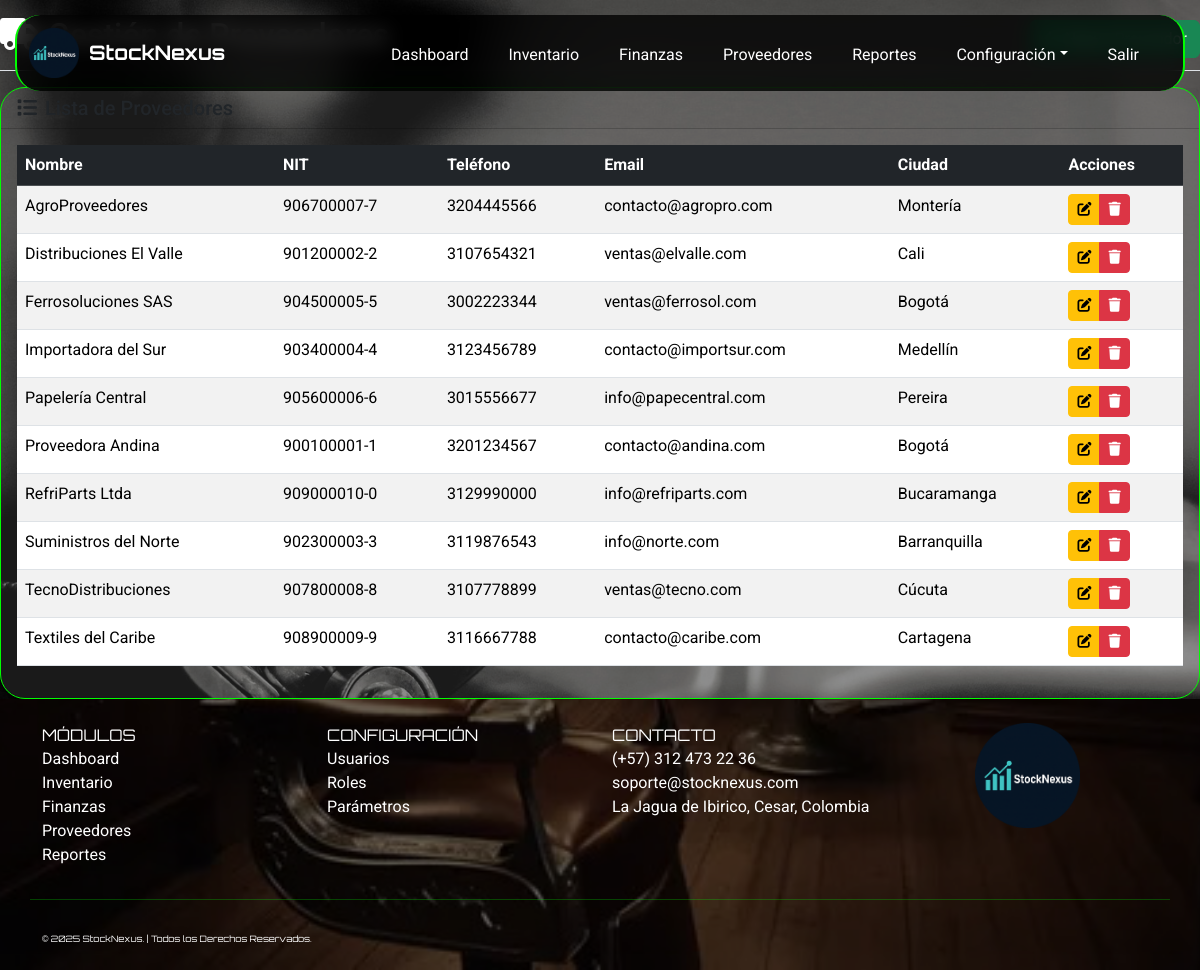
/index.php?page=proveedores (signed in), run on an earlier commit of the app's database.
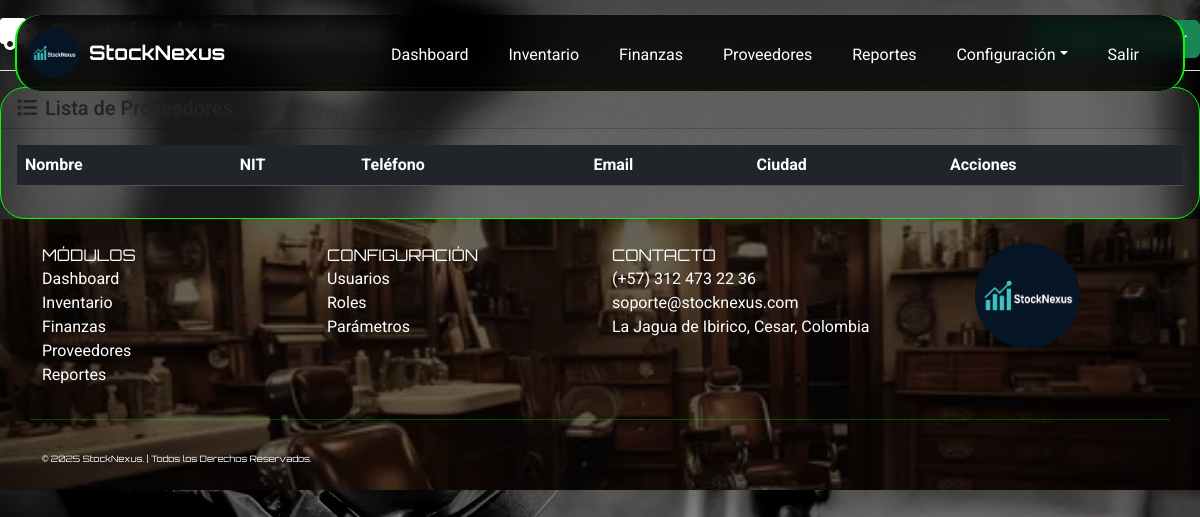
And on a later commit of the database.
### tables this page shows
CREATE TABLE `proveedores` (
  `id_proveedor` int(11) NOT NULL AUTO_INCREMENT,
  `nombre_proveedor` varchar(100) NOT NULL,
  `nit` varchar(30) DEFAULT NULL,
  `telefono` varchar(20) DEFAULT NULL,
  `correo` varchar(100) DEFAULT NULL,
  `direccion` varchar(150) DEFAULT NULL,
  `ciudad` varchar(100) DEFAULT NULL,
  `fecha_registro` datetime DEFAULT CURRENT_TIMESTAMP,
  PRIMARY KEY (`id_proveedor`),
  UNIQUE KEY `uk_proveedores_nit` (`nit`)
);

### app/controllers/ProveedorController.php (called while the page is built, shortened)
<?php
class ProveedorController {
    private $db;
    public function __construct($database) {
        $this->db = $database;
    }
    public function listar() {
        try {
            $stmt = $this->db->query("SELECT * FROM proveedores ORDER BY nombre_proveedor");
            return $stmt->fetchAll();
        } catch (PDOException $e) {
            error_log("Error en listar proveedores: " . $e->getMessage());
            return [];
        }
    }
}
?>

### app/views/Proveedores/proveedores.php (the view)
<?php
$proveedorController = new ProveedorController($db);
$proveedores = $proveedorController->listar();
?>
<div class="d-flex justify-content-between flex-wrap flex-md-nowrap align-items-center pt-3 pb-2 mb-3 border-bottom">
    <h1 class="h2"><i class="fas fa-truck me-2"></i>Gestión de Proveedores</h1>
    <div class="btn-toolbar mb-2 mb-md-0">
        <a href="index.php?page=crear_proveedor" class="btn btn-success">
            <i class="fas fa-plus me-2"></i>Nuevo Proveedor
        </a>
    </div>
</div>
<div class="card">
    <div class="card-header">
        <h5 class="card-title mb-0">
            <i class="fas fa-list me-2"></i>Lista de Proveedores
        </h5>
    </div>
    <div class="card-body">
        <div class="table-responsive">
            <table class="table table-striped table-hover">
                <thead class="table-dark">
                    <tr>
                        <th>Nombre</th>
                        <th>NIT</th>
                        <th>Teléfono</th>
                        <th>Email</th>
                        <th>Ciudad</th>
                        <th>Acciones</th>
                    </tr>
                </thead>
                <tbody>
                    <?php foreach ($proveedores as $proveedor): ?>
                    <tr>
                        <td><?= $proveedor['nombre_proveedor'] ?></td>
                        <td><?= $proveedor['nit'] ?></td>
                        <td><?= $proveedor['telefono'] ?></td>
                        <td><?= $proveedor['correo'] ?></td>
                        <td><?= $proveedor['ciudad'] ?></td>
                        <td>
                            <div class="btn-group btn-group-sm">
                                <a href="index.php?page=editar_proveedor&id=<?= $proveedor['id_proveedor'] ?>"
                                   class="btn btn-warning" title="Editar">
                                    <i class="fas fa-edit"></i>
                                </a>
                                <a href="index.php?page=eliminar_proveedor&id=<?= $proveedor['id_proveedor'] ?>"
                                   class="btn btn-danger btn-delete" title="Eliminar">
                                    <i class="fas fa-trash"></i>
                                </a>
                            </div>
                        </td>
                    </tr>
                    <?php endforeach; ?>
                </tbody>
            </table>
        </div>
    </div>
</div>

### app/views/Plantillas/header.php (shortened to what this page needs)
<!DOCTYPE html>
<html lang="es">
<head>
    <link href="https://cdn.jsdelivr.net/npm/bootstrap@5.3.3/dist/css/bootstrap.min.css" rel="stylesheet">
    <link rel="stylesheet" href="https://cdnjs.cloudflare.com/ajax/libs/font-awesome/6.0.0-beta3/css/all.min.css">
    <link rel="stylesheet" href="https://cdn.jsdelivr.net/npm/bootstrap-icons@1.11.1/font/bootstrap-icons.css">
    <link rel="stylesheet" href="public/assets/style.css">
</head>
<body>
    <nav class="navbar navbar-expand-lg bg-body-tertiary fixed-top" style="margin: 15px; border-radius: 25px; border-inline: 2px solid #00ff00;">
        <div class="container-fluid">
            <a class="navbar-brand">
                <img src="public/img/StockNexus.png" alt="Logo StockNexus" class="img-fluid" style="height: 50px; width: 50px;">
                <strong class="text-white">StockNexus</strong>
            </a>
            <div class="collapse navbar-collapse" id="navbarNavDropdown">
                <ul class="navbar-nav ms-auto">
                    <li class="nav-item me-4"><a class="nav-link text-white" href="index.php?page=dashboard">Dashboard</a></li>
                    <li class="nav-item me-4"><a class="nav-link text-white" href="index.php?page=inventario">Inventario</a></li>
                    <li class="nav-item me-4"><a class="nav-link text-white" href="index.php?page=finanzas">Finanzas</a></li>
                    <li class="nav-item me-4"><a class="nav-link text-white" href="index.php?page=proveedores">Proveedores</a></li>
                    <li class="nav-item me-4"><a class="nav-link text-white" href="index.php?page=reportes">Reportes</a></li>
                    <li class="nav-item dropdown me-4">
                        <a class="nav-link dropdown-toggle text-white" role="button" data-bs-toggle="dropdown" aria-expanded="false">Configuración</a>
                    </li>
                    <li class="nav-item me-4"><a class="nav-link text-white" href="index.php?page=logout">Salir</a></li>
                </ul>
            </div>
        </div>
    </nav>
<main>

### index.php (shortened to what this page needs)
<?php
require_once __DIR__ . '/config/database.php';
require_once __DIR__ . '/app/controllers/ProveedorController.php';
$page = $_GET['page'] ?? 'login';
if ($page !== 'login' && $page !== 'forgot_password' && $page !== 'reset_password') {
    include __DIR__ . '/app/views/plantillas/header.php';
}
switch ($page) {
    case 'proveedores':
        include __DIR__ . '/app/views/proveedores/proveedores.php';
        break;
}
if ($page !== 'login' && $page !== 'forgot_password' && $page !== 'reset_password') {
    include __DIR__ . '/app/views/plantillas/footer.php';
}

### app/views/Plantillas/footer.php (shortened to what this page needs)
</main>
<footer class="py-4 footer" style="color: white; background-color: #1a1a1a;">
    <div class="container">
        <div class="row text-center text-md-start">
            <div class="col-md-3 mb-3">
                <p class="navbar-brand mb-0">MÓDULOS</p>
                <ul class="list-unstyled">
                    <li><a href="index.php?page=dashboard" style="color: white; text-decoration: none;">Dashboard</a></li>
                    <li><a href="index.php?page=inventario" style="color: white; text-decoration: none;">Inventario</a></li>
                    <li><a href="index.php?page=finanzas" style="color: white; text-decoration: none;">Finanzas</a></li>
                    <li><a href="index.php?page=proveedores" style="color: white; text-decoration: none;">Proveedores</a></li>
                    <li><a href="index.php?page=reportes" style="color: white; text-decoration: none;">Reportes</a></li>
                </ul>
            </div>
            <div class="col-md-3 mb-3">
                <p class="navbar-brand mb-0">CONFIGURACIÓN</p>
                <ul class="list-unstyled">
                    <li><a href="index.php?page=usuarios" style="color: white; text-decoration: none;">Usuarios</a></li>
                    <li><a href="index.php?page=roles" style="color: white; text-decoration: none;">Roles</a></li>
                    <li><a href="index.php?page=parametros" style="color: white; text-decoration: none;">Parámetros</a></li>
                </ul>
            </div>
            <div class="col-md-3 mb-3">
                <p class="navbar-brand mb-0">CONTACTO</p>
                <ul class="list-unstyled">
                    <li><a href="tel:+57 312 473 2236" style="color: white; text-decoration: none;">(+57) 312 473 22 36</a></li>
                    <li><a href="mailto:soporte@stocknexus.com" style="color: white; text-decoration: none;">soporte@stocknexus.com</a></li>
                    <li><span style="color: white;">La Jagua de Ibirico, Cesar, Colombia</span></li>
                </ul>
            </div>
            <div class="col-md-3 mb-3 text-center">
                <img src="public/img/StockNexus.png" alt="StockNexus" style="width: 40%; height: inherit; margin-bottom: 15px;">
            </div>
            <hr style="border-top: 1px solid #00ff00;">
            <div class="text-center mt-3">
                <p class="navbar-brand mb-0" style="font-size: 0.55rem;">
                    &copy; 2025 StockNexus. | Todos los Derechos Reservados.
                </p>
            </div>
        </div>
    </div>
</footer>
</body>
</html>

### public/assets/style.css (style rules this page uses)
body { background-image: url(../img/fondo_body.jpg); min-height: 100vh; background-size: cover; background-position: center; background-repeat: no-repeat; background-attachment: fixed; position: relative; font-family: 'Roboto', sans-serif; background-color: #000; color: #fff; margin: 0; padding: 0; width: 100%; align-items: center; justify-content: center; }
body::before { content: ''; position: fixed; top: 0; left: 0; width: 100%; height: 100%; background-color: rgba(0, 0, 0, 0.5); z-index: -1; }
html { scroll-behavior: smooth; width: 100%; }
.navbar { background-color: rgba(0, 0, 0, 0.8) !important; backdrop-filter: blur(10px); }
.navbar-brand { font-family: 'Orbitron', sans-serif; display: flex; align-items: center; }
.navbar-brand img { width: 40px; height: 40px; margin-right: 10px; }
.navbar-nav .nav-link { position: relative; padding-bottom: 5px }
.card { width: 100%; background-color: rgba(255, 255, 255, 0.1); border: 1px solid #00ff00; transition: transform 0.3s, box-shadow 0.3s; border-radius: 25px; }
.footer { background-image: url(../img/misión.jpg); background-size: cover; background-position: center; background-repeat: no-repeat; background-attachment: fixed; position: relative; font-family: 'Roboto', sans-serif; color: #fff; margin: 0; padding: 0; width: 100%; display: flex; align-items: center; justify-content: center; min-height: 200px; z-index: 1; }
.footer::before { content: ""; position: absolute; top: 0; left: 0; width: 100%; height: 100%; background: rgba(0, 0, 0, 0.6); z-index: 0; }
.footer * { position: relative; z-index: 1; }
img { height: 80%; width: 80%; transition: transform 0.3s ease; }

What changed in the data, as far as the page shows it:
removed proveedores: nombre_proveedor "AgroProveedores", nit "906700007-7", telefono "3204445566", correo "contacto@agropro.com", ciudad "Montería"
removed proveedores: nombre_proveedor "Distribuciones El Valle", nit "901200002-2", telefono "3107654321", correo "ventas@elvalle.com", ciudad "Cali"
removed proveedores: nombre_proveedor "Ferrosoluciones SAS", nit "904500005-5", telefono "3002223344", correo "ventas@ferrosol.com", ciudad "Bogotá"
removed proveedores: nombre_proveedor "Importadora del Sur", nit "903400004-4", telefono "3123456789", correo "contacto@importsur.com", ciudad "Medellín"
removed proveedores: nombre_proveedor "Papelería Central", nit "905600006-6", telefono "3015556677", correo "info@papecentral.com", ciudad "Pereira"
removed proveedores: nombre_proveedor "Proveedora Andina", nit "900100001-1", telefono "3201234567", correo "contacto@andina.com", ciudad "Bogotá"
removed proveedores: nombre_proveedor "RefriParts Ltda", nit "909000010-0", telefono "3129990000", correo "info@refriparts.com", ciudad "Bucaramanga"
removed proveedores: nombre_proveedor "Suministros del Norte", nit "902300003-3", telefono "3119876543", correo "info@norte.com", ciudad "Barranquilla"
removed proveedores: nombre_proveedor "TecnoDistribuciones", nit "907800008-8", telefono "3107778899", correo "ventas@tecno.com", ciudad "Cúcuta"
removed proveedores: nombre_proveedor "Textiles del Caribe", nit "908900009-9", telefono "3116667788", correo "contacto@caribe.com", ciudad "Cartagena"
